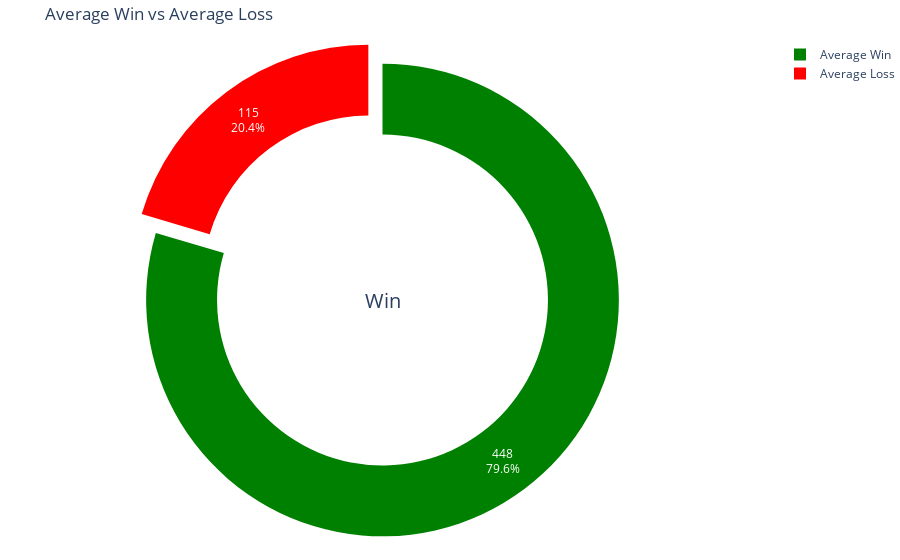

Notebook code cell kept with this figure:
### Code cell
# Calculate absolute values for clarity in the pie chart
df_f['Absolute Win'] = df_f['Average Win'].abs()
df_f['Absolute Loss'] = df_f['Average Loss'].abs()

# Round up the values
df_f['Absolute Win Rounded'] = np.ceil(df_f['Absolute Win'])
df_f['Absolute Loss Rounded'] = np.ceil(df_f['Absolute Loss'])

# Create a Pie chart
fig = go.Figure(data=[go.Pie(labels=['Average Win', 'Average Loss'], 
                             values=[df_f['Absolute Win Rounded'].iloc[0], df_f['Absolute Loss Rounded'].iloc[0]],
                             hole=0.7,
                             pull=[0, 0.1],  # Pull the 'Average Loss' slice slightly for emphasis
                             textinfo='value+percent',
                             marker=dict(colors=['green', 'red']))])

# Customize layout
fig.update_layout(title='Average Win vs Average Loss',
                  margin=dict(l=0, r=0, b=0, t=40),
                  annotations=[dict(text='Win', x=0.5, y=0.5, font_size=20, showarrow=False)])

# Show the plot
fig.show()

### Figure 1 — Plotly figure (JSON) as saved in the notebook; plotly's stock layout.template omitted (floating-point values rounded to 4 significant figures)
{"data": [{"hole": 0.7, "labels": ["Average Win", "Average Loss"], "marker": {"colors": ["green", "red"]}, "pull": [0, 0.1], "textinfo": "value+percent", "type": "pie", "values": [448, 115]}], "layout": {"annotations": [{"font": {"size": 20}, "showarrow": false, "text": "Win", "x": 0.5, "y": 0.5}], "margin": {"b": 0, "l": 0, "r": 0, "t": 40}, "title": {"text": "Average Win vs Average Loss"}}}
